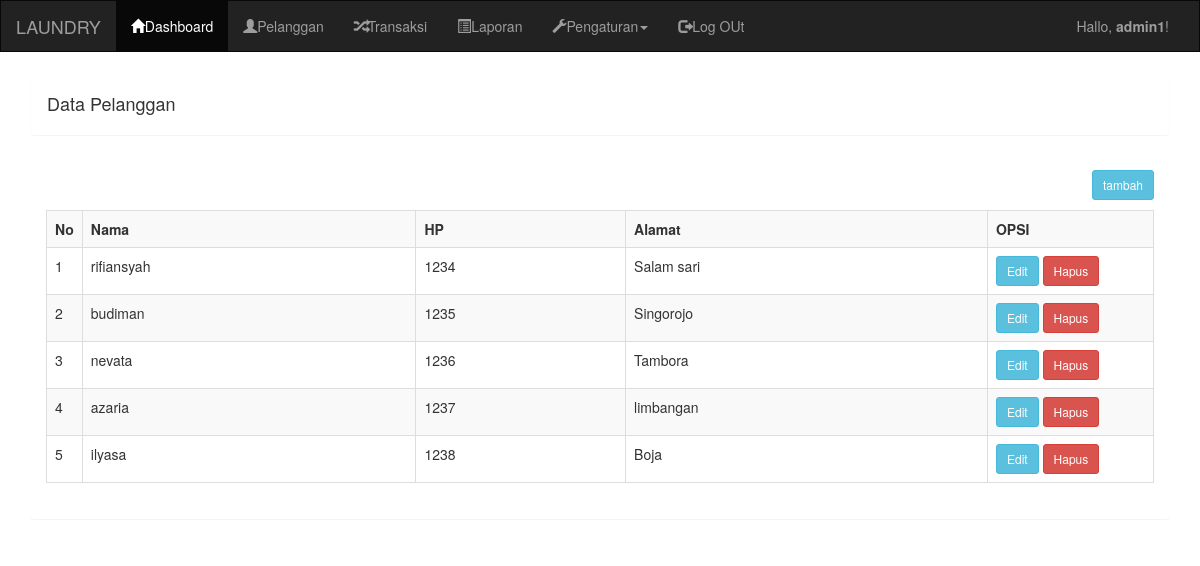
Page /admin/pelanggan.php (signed in) on the committed database.
### tables this page shows
CREATE TABLE `pelanggan` (
  `pelanggan_id` int(11) NOT NULL,
  `pelanggan_nama` varchar(255) NOT NULL,
  `pelanggan_hp` varchar(20) NOT NULL,
  `pelanggan_alamat` text NOT NULL
);

### admin/pelanggan.php (the view)
<?php
include 'header.php';
?>
<div class="container">
    <div class="panel">
        <div class="panel panel-heading">
            <h4>Data Pelanggan</h4>
        </div>
        <div class="panel-body">
        <a href="pelanggan_tambah.php" class="btn btn-sm btn-info pull-right">tambah</a>
        <br><br>
        <table class="table table-bordered table-striped">
            <tr>
                <th width = "1%">No</th>
                <th>Nama</th>
                <th>HP</th>
                <th>Alamat</th>
                <th width = "15%">OPSI</th>
            </tr>
            <?php
                include '../koneksi.php';
                $data = mysqli_query($koneksi, "select * from pelanggan");
                $no = 1;
                while ($d=mysqli_fetch_array($data)){
                    ?>
                        <tr>
                            <td><?php echo $no++; ?></td>
                            <td><?php echo $d['pelanggan_nama'];?></td>
                            <td><?php echo $d['pelanggan_hp'];?></td>
                            <td><?php echo $d['pelanggan_alamat'];?></td>
                            <td><a href="pelanggan_edit.php?id=<?php echo $d['pelanggan_id'];?>"class="btn btn-sm btn-info">Edit</a>
                            <a href="pelanggan_hapus.php?id=<?php echo $d['pelanggan_id'];?>" class="btn btn-sm btn-danger">Hapus</a>
                            </td>
                        </tr>
                        <?php
                }
                        ?>
        </table>
        </div>
    </div>
</div>

### rows in the picture
pelanggan: pelanggan_nama "rifiansyah", pelanggan_hp "1234", pelanggan_alamat "Salam sari"
pelanggan: pelanggan_nama "budiman", pelanggan_hp "1235", pelanggan_alamat "Singorojo"
pelanggan: pelanggan_nama "nevata", pelanggan_hp "1236", pelanggan_alamat "Tambora"
pelanggan: pelanggan_nama "azaria", pelanggan_hp "1237", pelanggan_alamat "limbangan"
pelanggan: pelanggan_nama "ilyasa", pelanggan_hp "1238", pelanggan_alamat "Boja"

### other values in the picture
$_SESSION['username'] "admin1"
